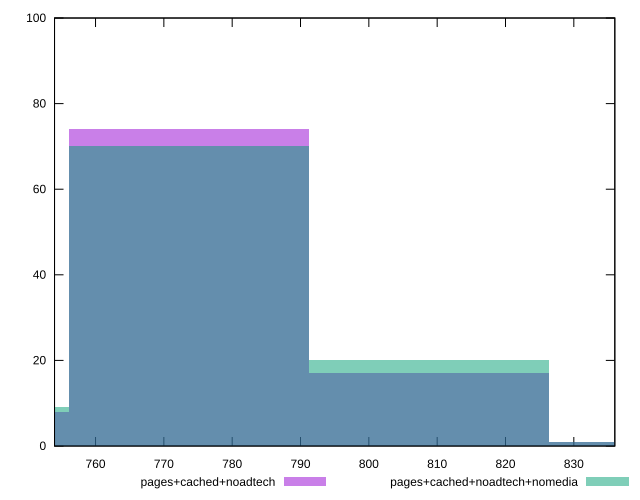

Reproduce this figure in gnuplot.
reset

$pagesCachedNoadtech <<EOF
844.000391612419 1
773.6670256447173 74
738.5003426608666 8
808.8337086285682 17
EOF

$pagesCachedNoadtechNomedia <<EOF
844.000391612419 1
773.6670256447173 70
738.5003426608666 9
808.8337086285682 20
EOF

set key outside below
set boxwidth 35.16668298385079
set xrange [754:836]
set yrange [0:100]
set trange [0:100]
set style fill transparent solid 0.5 noborder
set terminal svg size 640, 500 enhanced background rgb 'white'
set output "report_00018_2021-02-10T15-25-16.877Z/uses-rel-preload/comparison/histogram/2_vs_3.svg"

plot $pagesCachedNoadtech title "pages+cached+noadtech" with boxes, \
     $pagesCachedNoadtechNomedia title "pages+cached+noadtech+nomedia" with boxes

reset
